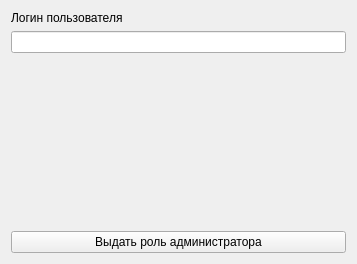
<?xml version="1.0" encoding="UTF-8"?>
<ui version="4.0">
 <class>AdminPanelWindow</class>
 <widget class="QWidget" name="AdminPanelWindow">
  <property name="geometry">
   <rect>
    <x>0</x>
    <y>0</y>
    <width>357</width>
    <height>264</height>
   </rect>
  </property>
  <property name="windowTitle">
   <string>Form</string>
  </property>
  <layout class="QVBoxLayout" name="verticalLayout_2">
   <item>
    <layout class="QVBoxLayout" name="verticalLayout">
     <item>
      <widget class="QLabel" name="label">
       <property name="text">
        <string>Логин пользователя</string>
       </property>
      </widget>
     </item>
     <item>
      <widget class="QLineEdit" name="lineEdit"/>
     </item>
    </layout>
   </item>
   <item>
    <spacer name="verticalSpacer">
     <property name="orientation">
      <enum>Qt::Vertical</enum>
     </property>
     <property name="sizeHint" stdset="0">
      <size>
       <width>20</width>
       <height>156</height>
      </size>
     </property>
    </spacer>
   </item>
   <item>
    <widget class="QPushButton" name="pushButton">
     <property name="text">
      <string>Выдать роль администратора</string>
     </property>
    </widget>
   </item>
  </layout>
 </widget>
 <resources/>
 <connections/>
</ui>
